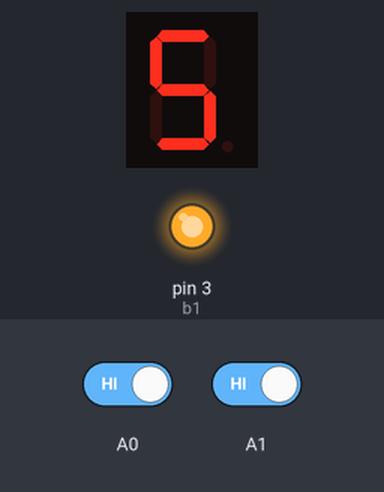
The sketch below on a simulated Arduino Uno, built with avr-gcc and run on an emulated ATmega328P. On the bench: 1-digit seven-segment display, output pins drawn as LEDs (lit = HIGH). Wiring (inferred from the names in the program): 1-digit 7-segment display, segments lit when LOW: segments pin 6, pin 2, pin 7, pin 8, pin 4, pin 9, pin 5. Dashed ring = blinking. The test bench sets the inputs (shaded band); at power-on: A0 HIGH, A1 HIGH. The segment pins are drawn as the display they are named for; pins used as bus, display or sensor lines are not drawn.

Above: at 1.2 s.
1.3 s: A0 driven LOW
At 3.8 s:
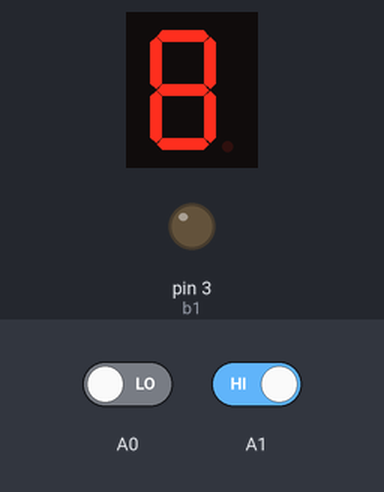
4.3 s: A0 driven HIGH and A1 driven LOW
At 5.77 s:
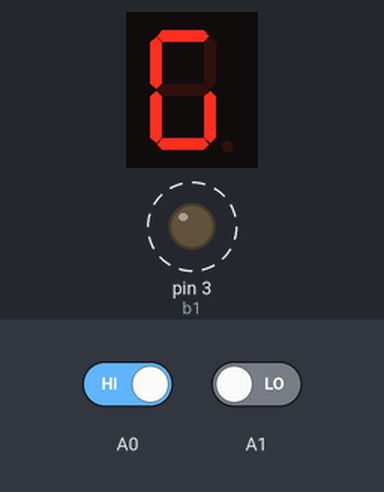
Timing chart, 0 to 7.4 s (numbered marks = the images above; inputs shaded):
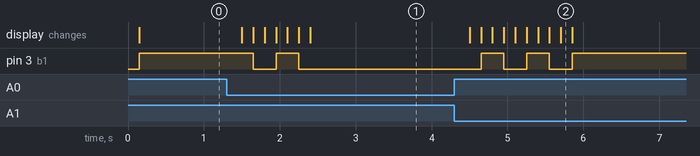

The sketch:

dgonz162_lab3_part3.ino
```cpp
// C++ code

/*        Your Name & E-mail: David Gonzalez, dgonz162@ucr.edu
*          Lab Section: 021
*         Assignment: Lab 3  Exercise 2
*         Exercise Description: lights display a visual representation of binary numbers 0-10.
                A0 increments until 10 and A1 decrements until 0.
*         I acknowledge all content contained herein, excluding template or example code, is my own original work.
*         Demo Link:
*/

#define b0 2
#define b1 3
#define b2 4
#define b3 5
#define b4 6
#define b5 7
#define b6 8
#define b7 9

unsigned char cnt = 0;
unsigned char b = 0x07;

enum SM_states {Start, zero, one, two, three, four, five, six, seven, eight, nine, ten} SM_state;
void setup()
{
  pinMode(A0,INPUT);
  pinMode(A1,INPUT);
  pinMode(b0,OUTPUT);
  pinMode(b1,OUTPUT);
  pinMode(b2,OUTPUT);
  pinMode(b3,OUTPUT);
  pinMode(b4,OUTPUT);
  pinMode(b5,OUTPUT);
  pinMode(b6,OUTPUT);
  pinMode(b7,OUTPUT);
  Serial.begin(9600);
}

void resetB()
{
  digitalWrite(b7,LOW);
  digitalWrite(b6,LOW);
  digitalWrite(b5,LOW);
  digitalWrite(b4,LOW);
  digitalWrite(b3,LOW);
  digitalWrite(b2,LOW);
  digitalWrite(b1,LOW);
  digitalWrite(b0,LOW);
}

void writeToB(unsigned char temp)
{
  if ((temp>>7) & 0x01){digitalWrite(b7,HIGH);}
  if ((temp>>6) & 0x01){digitalWrite(b6,HIGH);}
  if ((temp>>5) & 0x01){digitalWrite(b5,HIGH);}
  if ((temp>>4) & 0x01){digitalWrite(b4,HIGH);}
  if ((temp>>3) & 0x01){digitalWrite(b3,HIGH);}
  if ((temp>>2) & 0x01){digitalWrite(b2,HIGH);}
  if ((temp>>1) & 0x01){digitalWrite(b1,HIGH);}
  if (temp & 0x01){digitalWrite(b0,HIGH);}
}

void TickFct_SM(){
  switch(SM_state){
        case Start:
            SM_state = seven;
        break;

       case zero:
            if(digitalRead(A0) == LOW && digitalRead(A1) == LOW){
                SM_state = zero;
            }else if(digitalRead(A0) == HIGH && digitalRead(A1) == LOW){
              SM_state = one;
            }else if(digitalRead(A0) == LOW && digitalRead(A1) == HIGH){
                SM_state = zero;
            }
       break;

       case one:
            if(digitalRead(A0) == LOW && digitalRead(A1) == LOW){
                SM_state = one;
            }else if(digitalRead(A0) == HIGH && digitalRead(A1) == LOW){
              SM_state = two;
            }else if(digitalRead(A0) == LOW && digitalRead(A1) == HIGH){
                SM_state = zero;
            }
        break;

       case two:
            if(digitalRead(A0) == LOW && digitalRead(A1) == LOW){
                SM_state = two;
            }else if(digitalRead(A0) == HIGH && digitalRead(A1) == LOW){
              SM_state = three;
            }else if(digitalRead(A0) == LOW && digitalRead(A1) == HIGH){
                SM_state = one;
            }
        break;

       case three:
            if(digitalRead(A0) == LOW && digitalRead(A1) == LOW){
                SM_state = three;
            }else if(digitalRead(A0) == HIGH && digitalRead(A1) == LOW){
              SM_state = four;
            }else if(digitalRead(A0) == LOW && digitalRead(A1) == HIGH){
                SM_state = two;
            }
        break;

       case four:
            if(digitalRead(A0) == LOW && digitalRead(A1) == LOW){
                SM_state = four;
            }else if(digitalRead(A0) == HIGH && digitalRead(A1) == LOW){
              SM_state = five;
            }else if(digitalRead(A0) == LOW && digitalRead(A1) == HIGH){
                SM_state = three;
            }
        break;

       case five:
            if(digitalRead(A0) == LOW && digitalRead(A1) == LOW){
                SM_state = five;
            }else if(digitalRead(A0) == HIGH && digitalRead(A1) == LOW){
              SM_state = six;
            }else if(digitalRead(A0) == LOW && digitalRead(A1) == HIGH){
                SM_state = four;
            }
        break;

       case six:
            if(digitalRead(A0) == LOW && digitalRead(A1) == LOW){
                SM_state = six;
            }else if(digitalRead(A0) == HIGH && digitalRead(A1) == LOW){
              SM_state = seven;
            }else if(digitalRead(A0) == LOW && digitalRead(A1) == HIGH){
                SM_state = five;
            }
        break;

        case seven:
            if(digitalRead(A0) == LOW && digitalRead(A1) == LOW){
                SM_state = seven;
            }else if(digitalRead(A0) == HIGH && digitalRead(A1) == LOW){
              SM_state = eight;
            }else if(digitalRead(A0) == LOW && digitalRead(A1) == HIGH){
                SM_state = six;
            }
        break;

        case eight:
            if(digitalRead(A0) == LOW && digitalRead(A1) == LOW){
                SM_state = eight;
            }else if(digitalRead(A0) == HIGH && digitalRead(A1) == LOW){
              SM_state = nine;
            }else if(digitalRead(A0) == LOW && digitalRead(A1) == HIGH){
                SM_state = seven;
            }
        break;

        case nine:
            if(digitalRead(A0) == LOW && digitalRead(A1) == LOW){
                SM_state = nine;
            }else if(digitalRead(A0) == HIGH && digitalRead(A1) == LOW){
              SM_state = ten;
            }else if(digitalRead(A0) == LOW && digitalRead(A1) == HIGH){
                SM_state = eight;
            }
        break;

        case ten:
            if(digitalRead(A0) == LOW && digitalRead(A1) == LOW){
                SM_state = ten;
            }else if(digitalRead(A0) == HIGH && digitalRead(A1) == LOW){
              SM_state = ten;
            }else if(digitalRead(A0) == LOW && digitalRead(A1) == HIGH){
                SM_state = nine;
            }
        break;

        default:
            SM_state = seven;
        break;
      }//transitions

  delay(150);
  switch(SM_state){
    case zero:
      resetB();
    break;

    case one:
      resetB();
      b = 0x01;
      writeToB(b);
    break;

    case two:
      resetB();
      b = 0x02;
      writeToB(b);
    break;

    case three:
      resetB();
      b = 0x03;
      writeToB(b);
    break;

    case four:
      resetB();
      b = 0x04;
      writeToB(b);
    break;

    case five:
      resetB();
      b = 0x05;
      writeToB(b);
    break;

    case six:
      resetB();
      b = 0x06;
      writeToB(b);
    break;

    case seven:
      resetB();
      b = 0x07;
      writeToB(b);
    break;

    case eight:
      resetB();
      b = 0x08;
      writeToB(b);
    break;

    case nine:
      resetB();
      b = 0x09;
      writeToB(b);
    break;

    case ten:
      resetB();
      b = 0x0a;
      writeToB(b);
    break;

    default:
    Serial.println("IN DEFAULT");
    break;
  }//actions

}

void loop()
{
  TickFct_SM();
}
```

Measured:
- after the input at 1.3 s, pin 3 (b1): HIGH → LOW after 0.35 s, → HIGH 0.30 s later, → LOW 0.30 s later; the display: first changes after 0.20 s (image 1 shows a later state)
- after the input at 4.3 s, pin 3 (b1): alternates HIGH for 0.30 s and LOW for 0.30 s, 5 changes in all, then stays HIGH, starting after 0.35 s; the display: first changes after 0.20 s (image 2 shows a later state)
